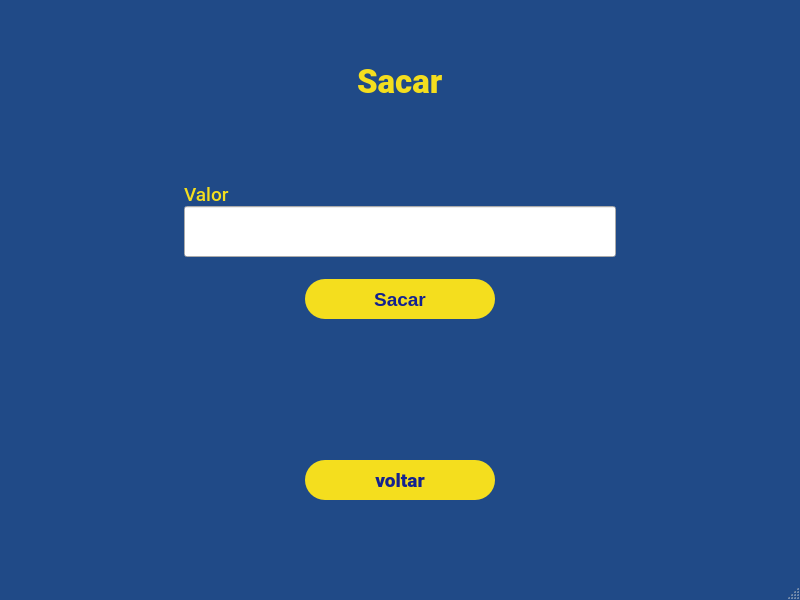
<?xml version="1.0" encoding="UTF-8"?>
<ui version="4.0">
 <class>MainWindow</class>
 <widget class="QMainWindow" name="MainWindow">
  <property name="geometry">
   <rect>
    <x>0</x>
    <y>0</y>
    <width>800</width>
    <height>600</height>
   </rect>
  </property>
  <property name="sizePolicy">
   <sizepolicy hsizetype="Maximum" vsizetype="Maximum">
    <horstretch>0</horstretch>
    <verstretch>0</verstretch>
   </sizepolicy>
  </property>
  <property name="minimumSize">
   <size>
    <width>800</width>
    <height>600</height>
   </size>
  </property>
  <property name="maximumSize">
   <size>
    <width>800</width>
    <height>600</height>
   </size>
  </property>
  <property name="font">
   <font>
    <pointsize>13</pointsize>
   </font>
  </property>
  <property name="windowTitle">
   <string>MainWindow</string>
  </property>
  <property name="styleSheet">
   <string notr="true">#MainWindow{
	background-color: rgb(32, 74, 135);
}</string>
  </property>
  <widget class="QWidget" name="centralwidget">
   <property name="enabled">
    <bool>true</bool>
   </property>
   <property name="styleSheet">
    <string notr="true">#centralwidget{
	background-color: rgb(32, 74, 135);
}</string>
   </property>
   <layout class="QVBoxLayout" name="verticalLayout_2">
    <item>
     <layout class="QVBoxLayout" name="verticalLayout" stretch="0,0,0,0">
      <property name="spacing">
       <number>0</number>
      </property>
      <property name="leftMargin">
       <number>25</number>
      </property>
      <property name="topMargin">
       <number>6</number>
      </property>
      <property name="rightMargin">
       <number>25</number>
      </property>
      <property name="bottomMargin">
       <number>0</number>
      </property>
      <item alignment="Qt::AlignHCenter">
       <widget class="QLabel" name="label_sacar">
        <property name="sizePolicy">
         <sizepolicy hsizetype="Maximum" vsizetype="Maximum">
          <horstretch>0</horstretch>
          <verstretch>0</verstretch>
         </sizepolicy>
        </property>
        <property name="font">
         <font>
          <family>Roboto Black</family>
          <pointsize>25</pointsize>
         </font>
        </property>
        <property name="styleSheet">
         <string notr="true">#label_sacar {
	color: rgb(244, 222, 30);
}</string>
        </property>
        <property name="text">
         <string>Sacar</string>
        </property>
       </widget>
      </item>
      <item>
       <spacer name="verticalSpacer_3">
        <property name="orientation">
         <enum>Qt::Vertical</enum>
        </property>
        <property name="sizeType">
         <enum>QSizePolicy::Fixed</enum>
        </property>
        <property name="sizeHint" stdset="0">
         <size>
          <width>20</width>
          <height>55</height>
         </size>
        </property>
       </spacer>
      </item>
      <item>
       <layout class="QHBoxLayout" name="horizontalLayout">
        <item>
         <spacer name="horizontalSpacer_2">
          <property name="orientation">
           <enum>Qt::Horizontal</enum>
          </property>
          <property name="sizeType">
           <enum>QSizePolicy::Fixed</enum>
          </property>
          <property name="sizeHint" stdset="0">
           <size>
            <width>150</width>
            <height>20</height>
           </size>
          </property>
         </spacer>
        </item>
        <item>
         <layout class="QVBoxLayout" name="verticalLayout_3">
          <item>
           <spacer name="verticalSpacer">
            <property name="orientation">
             <enum>Qt::Vertical</enum>
            </property>
            <property name="sizeType">
             <enum>QSizePolicy::Fixed</enum>
            </property>
            <property name="sizeHint" stdset="0">
             <size>
              <width>20</width>
              <height>26</height>
             </size>
            </property>
           </spacer>
          </item>
          <item>
           <widget class="QLabel" name="label_valor">
            <property name="sizePolicy">
             <sizepolicy hsizetype="Maximum" vsizetype="Maximum">
              <horstretch>0</horstretch>
              <verstretch>0</verstretch>
             </sizepolicy>
            </property>
            <property name="font">
             <font>
              <family>Roboto Medium</family>
              <pointsize>14</pointsize>
             </font>
            </property>
            <property name="styleSheet">
             <string notr="true">#label_valor {
	color: rgb(244, 222, 30)
}</string>
            </property>
            <property name="text">
             <string>Valor</string>
            </property>
           </widget>
          </item>
          <item>
           <widget class="QLineEdit" name="lineEdit_valor">
            <property name="sizePolicy">
             <sizepolicy hsizetype="Expanding" vsizetype="Fixed">
              <horstretch>0</horstretch>
              <verstretch>0</verstretch>
             </sizepolicy>
            </property>
            <property name="maximumSize">
             <size>
              <width>16777215</width>
              <height>51</height>
             </size>
            </property>
            <property name="layoutDirection">
             <enum>Qt::LeftToRight</enum>
            </property>
            <property name="cursorPosition">
             <number>0</number>
            </property>
            <property name="alignment">
             <set>Qt::AlignRight|Qt::AlignTrailing|Qt::AlignVCenter</set>
            </property>
           </widget>
          </item>
          <item>
           <spacer name="verticalSpacer_2">
            <property name="orientation">
             <enum>Qt::Vertical</enum>
            </property>
            <property name="sizeType">
             <enum>QSizePolicy::Fixed</enum>
            </property>
            <property name="sizeHint" stdset="0">
             <size>
              <width>20</width>
              <height>22</height>
             </size>
            </property>
           </spacer>
          </item>
          <item>
           <layout class="QHBoxLayout" name="horizontalLayout_2">
            <item>
             <widget class="QPushButton" name="pushButton_sacar">
              <property name="sizePolicy">
               <sizepolicy hsizetype="Maximum" vsizetype="Fixed">
                <horstretch>0</horstretch>
                <verstretch>0</verstretch>
               </sizepolicy>
              </property>
              <property name="maximumSize">
               <size>
                <width>190</width>
                <height>40</height>
               </size>
              </property>
              <property name="font">
               <font>
                <pointsize>14</pointsize>
                <weight>75</weight>
                <bold>true</bold>
               </font>
              </property>
              <property name="styleSheet">
               <string notr="true">#pushButton_sacar {
	border-radius: 20px;
	background-color: rgb(244, 222, 30);
	color: rgb(20, 34, 143)
}</string>
              </property>
              <property name="text">
               <string>Sacar</string>
              </property>
             </widget>
            </item>
           </layout>
          </item>
          <item>
           <spacer name="verticalSpacer_4">
            <property name="orientation">
             <enum>Qt::Vertical</enum>
            </property>
            <property name="sizeType">
             <enum>QSizePolicy::Fixed</enum>
            </property>
            <property name="sizeHint" stdset="0">
             <size>
              <width>20</width>
              <height>120</height>
             </size>
            </property>
           </spacer>
          </item>
         </layout>
        </item>
        <item>
         <spacer name="horizontalSpacer">
          <property name="orientation">
           <enum>Qt::Horizontal</enum>
          </property>
          <property name="sizeType">
           <enum>QSizePolicy::Fixed</enum>
          </property>
          <property name="sizeHint" stdset="0">
           <size>
            <width>150</width>
            <height>20</height>
           </size>
          </property>
         </spacer>
        </item>
       </layout>
      </item>
      <item>
       <widget class="QFrame" name="horizontalFrame_2">
        <property name="sizePolicy">
         <sizepolicy hsizetype="Preferred" vsizetype="Maximum">
          <horstretch>0</horstretch>
          <verstretch>0</verstretch>
         </sizepolicy>
        </property>
        <property name="maximumSize">
         <size>
          <width>16777215</width>
          <height>83</height>
         </size>
        </property>
        <layout class="QHBoxLayout" name="horizontalLayout_3">
         <item>
          <widget class="QPushButton" name="pushButton_voltar">
           <property name="sizePolicy">
            <sizepolicy hsizetype="Maximum" vsizetype="Fixed">
             <horstretch>0</horstretch>
             <verstretch>0</verstretch>
            </sizepolicy>
           </property>
           <property name="maximumSize">
            <size>
             <width>190</width>
             <height>40</height>
            </size>
           </property>
           <property name="font">
            <font>
             <family>Roboto Black</family>
             <pointsize>14</pointsize>
            </font>
           </property>
           <property name="styleSheet">
            <string notr="true">#pushButton_voltar {
	border-radius: 20px;
	background-color: rgb(244, 222, 30);
	color: rgb(20, 34, 143)
}</string>
           </property>
           <property name="text">
            <string>voltar</string>
           </property>
          </widget>
         </item>
        </layout>
       </widget>
      </item>
     </layout>
    </item>
   </layout>
  </widget>
  <widget class="QStatusBar" name="statusbar">
   <property name="enabled">
    <bool>true</bool>
   </property>
  </widget>
 </widget>
 <resources/>
 <connections/>
</ui>
